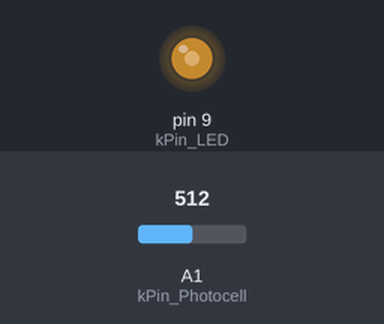
The sketch below on a simulated Arduino Uno, built with avr-gcc and run on an emulated ATmega328P. On the bench: output pins drawn as LEDs (lit = HIGH). The test bench sets the inputs (shaded band); at power-on: A1 (kPin_Photocell) = 512.

Above: at 1.2 s.
1.3 s: A1 (kPin_Photocell) set to 716
At 2.5 s:
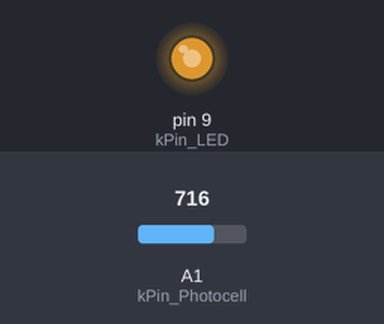
2.8 s: A1 (kPin_Photocell) set to 900
At 3.9 s:
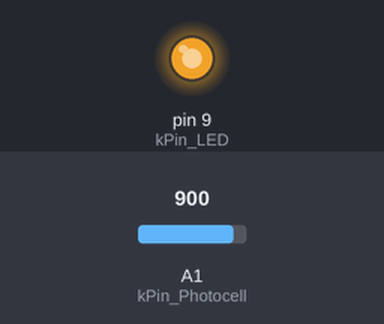
4.3 s: A1 (kPin_Photocell) set to 122
At 5.0 s:
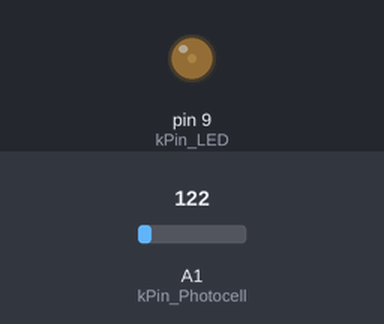
5.8 s: A1 (kPin_Photocell) set to 0
At 6.2 s:
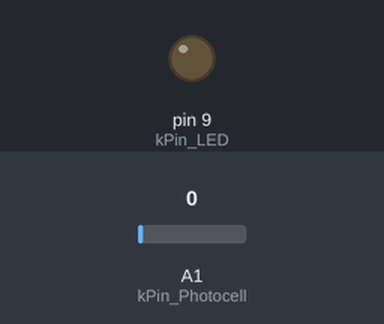
7.3 s: A1 (kPin_Photocell) set to 511
At 8.5 s:
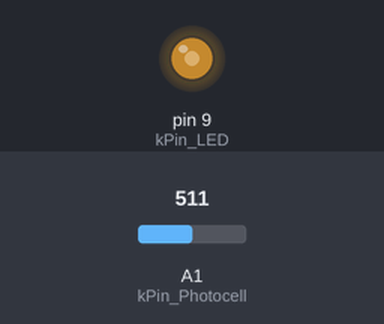
Timing chart, 0 to 9.8 s (numbered marks = the images above; inputs shaded):
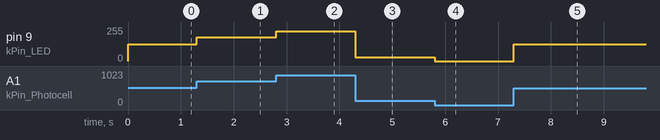

The sketch:

Chap7_1.pde
```cpp
const int kPin_LED = 9;
const int kPin_Photocell = A1;

void setup()
{
  pinMode(kPin_LED, OUTPUT);
}

void loop()
{
  int value = analogRead(kPin_Photocell);
  int brightness = map(value, 0, 1023, 0, 255);

  analogWrite(kPin_LED, brightness);
}
```

Measured:
- after the input at 1.3 s, pin 9 (kPin_LED): 127/255 → 178/255 at once
- after the input at 2.8 s, pin 9 (kPin_LED): 178/255 → 224/255 at once
- after the input at 4.3 s, pin 9 (kPin_LED): 224/255 → 30/255 at once
- after the input at 5.8 s, pin 9 (kPin_LED): 30/255 → 0/255 at once
- after the input at 7.3 s, pin 9 (kPin_LED): 0/255 → 127/255 at once
